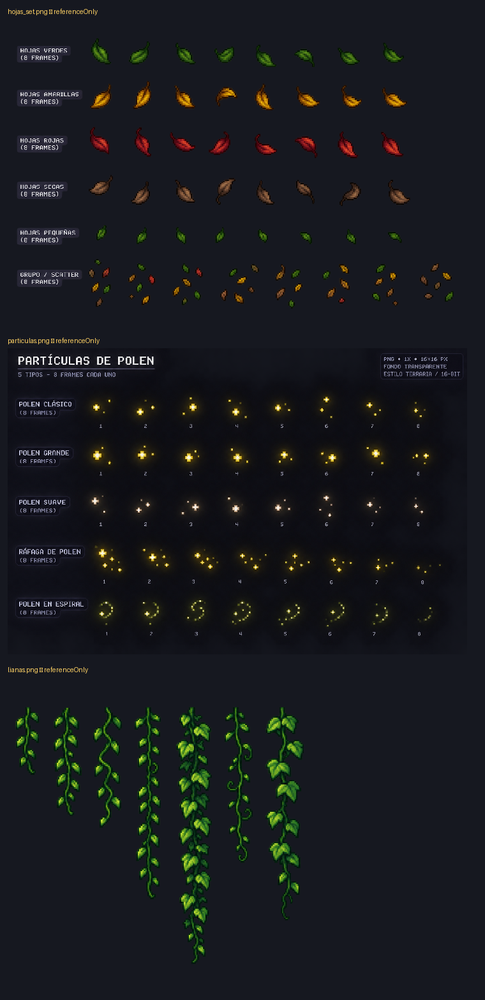
#> input picture prepared-assets/phase1/ambient-runtime/qa/source-sheets-contact-sheet.png, 485 x 1000 px, shrunk from 760 x 1568 before the run
$ python make_tileable.py ../../../prepared-assets/phase1/ambient-runtime/qa/source-sheets-contact-sheet.png out.png
#> lines starting #> are read from the running program, lines starting #| are printed output that depends on the picture; after the words box and inside, x2 and y2 are one past the last pixel; in counts of white or black regions, pixels touching at a corner belong together
#> in make_tileable, data is the input picture: shape (1000, 485, 4); mean R, G, B, A 24.2, 26.2, 29.8, 255
#!/usr/bin/env python3
"""Make generated pixel-art textures tile seamlessly without blurring them.

The image is combined with a copy rolled by half its size: the original is
kept in the middle and the rolled copy (whose edges are continuous) at the
borders. The switch between them follows a minimum-error cut through each
overlap band, so it runs along existing cluster outlines instead of
cross-fading or dithering pixels.

    python make_tileable.py in.png out.png --axes x      # horizontal strips
    python make_tileable.py in.png out.png --axes xy     # all four edges
"""

from __future__ import annotations

import argparse

import numpy as np
from PIL import Image


def min_cut(cost: np.ndarray) -> np.ndarray:
    """Column index per row of the cheapest top-to-bottom 8-connected path."""
    h, w = cost.shape
    total = cost.copy()
    for y in range(1, h):
        prev = total[y - 1]
        left = np.concatenate(([np.inf], prev[:-1]))
        right = np.concatenate((prev[1:], [np.inf]))
        total[y] += np.minimum(prev, np.minimum(left, right))
    path = np.empty(h, dtype=int)
    path[-1] = int(np.argmin(total[-1]))
    for y in range(h - 2, -1, -1):
        x = path[y + 1]
        lo, hi = max(0, x - 1), min(w, x + 2)
        path[y] = lo + int(np.argmin(total[y, lo:hi]))
    return path


def tile_columns(data: np.ndarray, band: float) -> np.ndarray:
#> called with band = 0.12
    h, w = data.shape[:2]
#> h = 1000; w = 485
    rolled = np.roll(data, w // 2, axis=1)
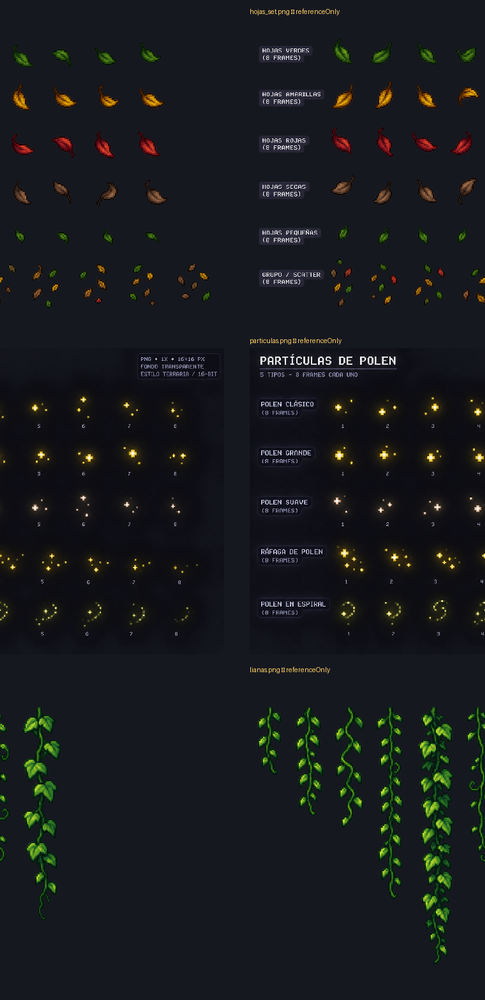
#> rolled: shape (1000, 485, 4); mean R, G, B, A 24.2, 26.2, 29.8, 255
    error = np.abs(data[..., :3].astype(float) - rolled[..., :3].astype(float)).sum(axis=2)
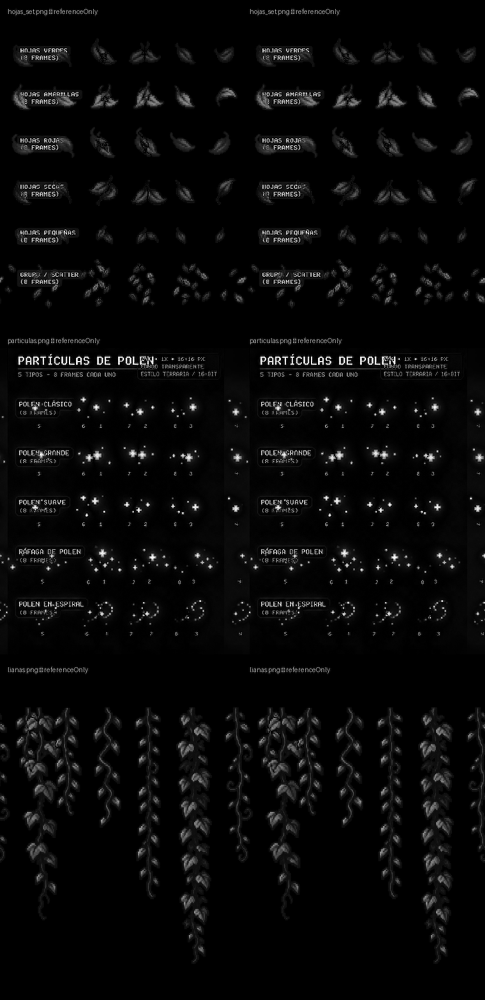
#> error: shape (1000, 485) float64; min 0, max 720, mean 25.1; drawn with min black and max white
    error += np.abs(data[..., 3].astype(float) - rolled[..., 3].astype(float)) * 2
    half = int(w * band)
#> half = 58
    # Original between the two cuts, rolled copy outside them.
    left0, right0 = w // 4 - half, 3 * w // 4 - half
#> left0 = 63; right0 = 305
    left_cut = min_cut(error[:, left0:left0 + 2 * half]) + left0
#> in min_cut, `total = cost.copy()`:
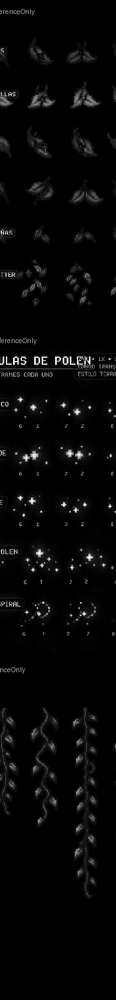
#> total: shape (1000, 116) float64; min 0, max 716, mean 20.3; drawn with min black and max white
#> after the loop in min_cut, `for y in range(1, h):`:
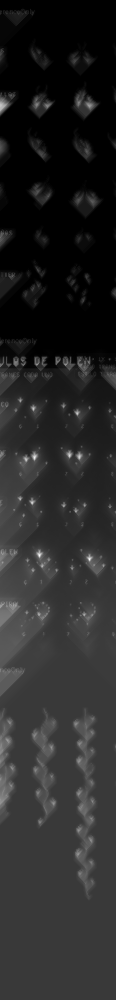
#> total: shape (1000, 116) float64; min 0, max 3057, mean 473; drawn with min black and max white
#> after the loop in min_cut, `for y in range(h - 2, -1, -1):`: path = 1000 values, max 107 at index 435, min 0 at index 119, mean 38.29
#> left_cut = 1000 values, max 170 at index 435, min 63 at index 119, mean 101.3
    right_cut = min_cut(error[:, right0:right0 + 2 * half]) + right0
#> right_cut = 1000 values, max 412 at index 437, min 305 at index 120, mean 343
    columns = np.arange(w)[None, :]
    keep = (columns >= left_cut[:, None]) & (columns < right_cut[:, None])
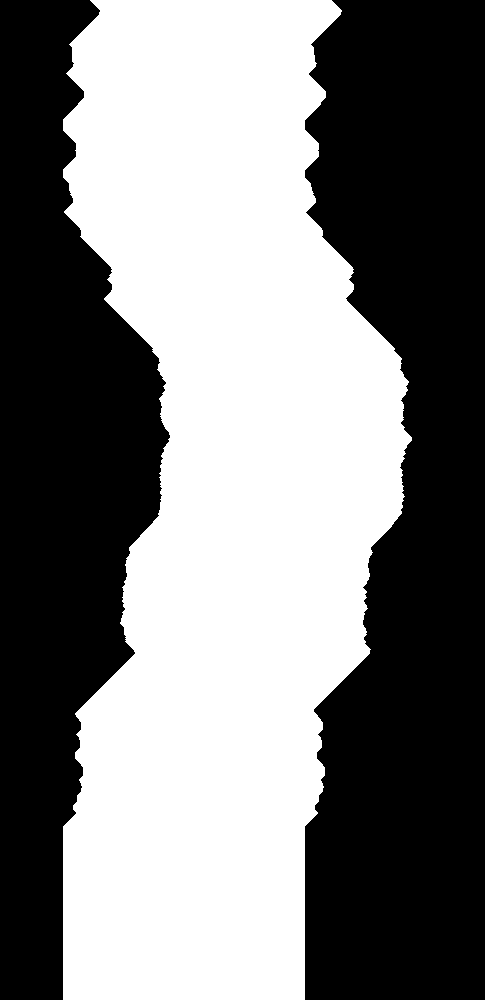
#> keep: shape (1000, 485) bool; 49.8% white; 1 white region, box (x1, y1, x2, y2) and area: (63, 0, 412, 1000) 241687
    return np.where(keep[..., None], data, rolled)
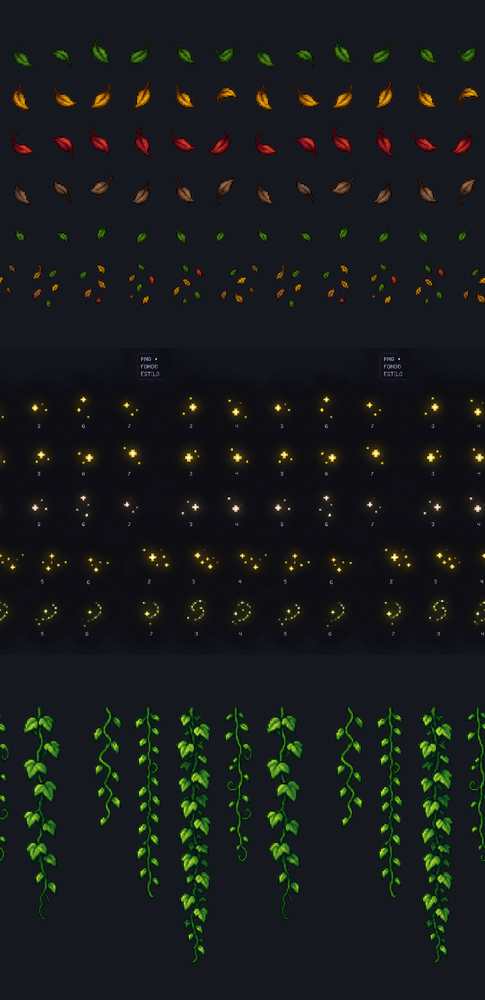
#> returned value: shape (1000, 485, 4); mean of channels 0, 1, 2, 3 23.9, 26.7, 27.7, 255; drawn as R, G, B


def make_tileable(image: Image.Image, axes: str, band: float) -> Image.Image:
    data = np.asarray(image.convert("RGBA"))
    if "x" in axes:
        data = tile_columns(data, band)
    if "y" in axes:
        data = tile_columns(data.transpose(1, 0, 2), band).transpose(1, 0, 2)
    return Image.fromarray(np.ascontiguousarray(data).astype(np.uint8), "RGBA")


def main() -> None:
    parser = argparse.ArgumentParser(description=__doc__, formatter_class=argparse.RawDescriptionHelpFormatter)
    parser.add_argument("source")
    parser.add_argument("output")
    parser.add_argument("--axes", choices=["x", "y", "xy"], default="x")
    parser.add_argument("--band", type=float, default=0.12, help="half-width of each cut band, as a fraction of the size")
    args = parser.parse_args()
    make_tileable(Image.open(args.source), args.axes, args.band).save(args.output, optimize=True)
    print(args.output)


if __name__ == "__main__":
    main()

$ run again, on prepared-assets/phase1/ambient-runtime/qa/runtime-ready-contact-sheet.png
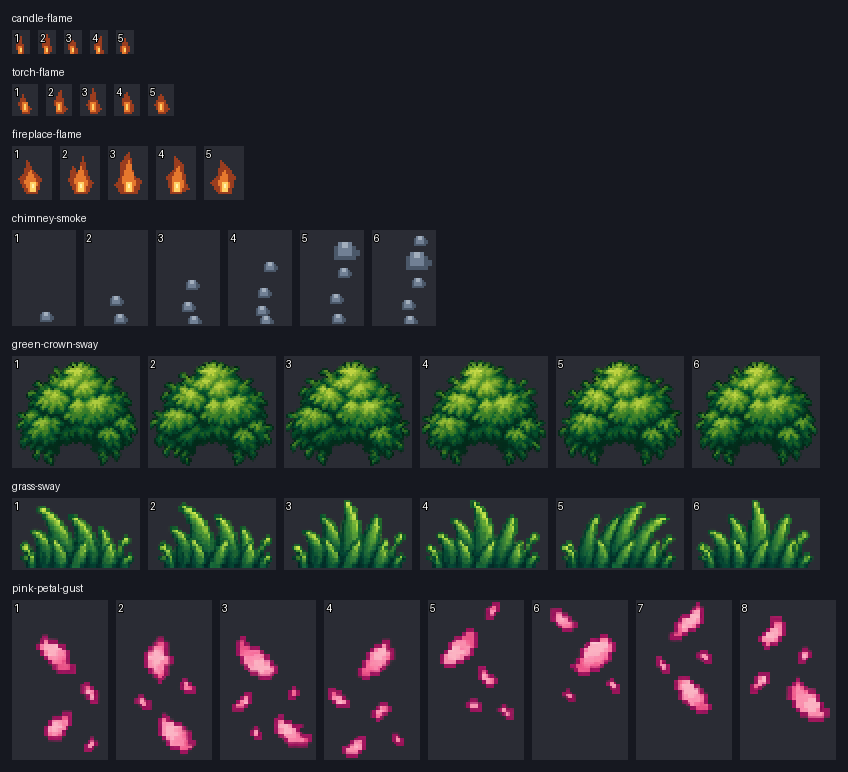
#> input picture prepared-assets/phase1/ambient-runtime/qa/runtime-ready-contact-sheet.png, 848 x 772 px
#> in make_tileable, data is the input picture: shape (772, 848, 4); mean R, G, B, A 37.2, 42.5, 43.2, 255
#> after the loop in min_cut, `for y in range(1, h):`:
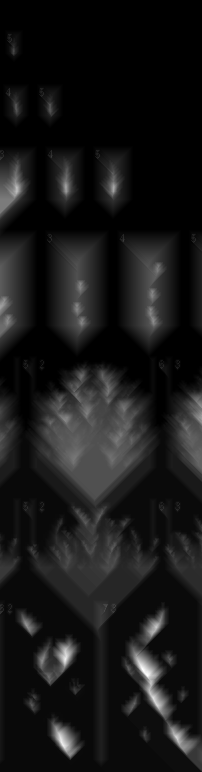
#> total: shape (772, 202) float64; min 0, max 6186, mean 581.2; drawn with min black and max white
#> after the loop in min_cut, `for y in range(h - 2, -1, -1):`: path = 772 values, max 37 at index 146, min 0 at index 0, mean 18.94
#> left_cut = 772 values, max 148 at index 146, min 111 at index 0, mean 129.9
#> right_cut = 772 values, max 572 at index 146, min 535 at index 0, mean 553.9
#> keep: shape (772, 848) bool; 50% white; 1 white region, box (x1, y1, x2, y2) and area: (111, 0, 572, 772) 327328
#> in tile_columns, `return np.where(keep[..., None], data, rolled)`:
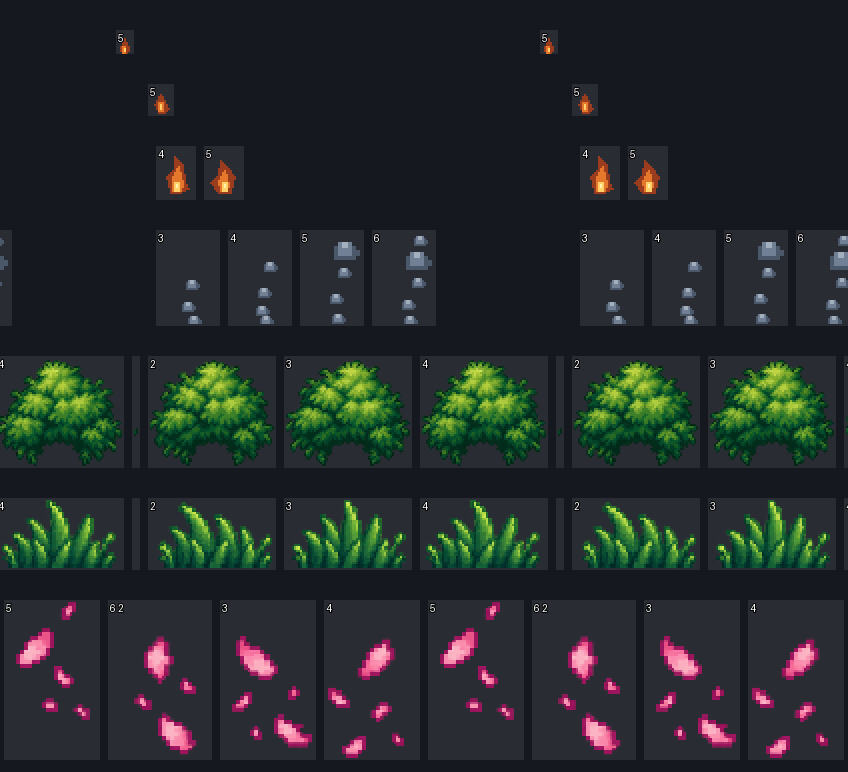
#> returned value: shape (772, 848, 4); mean of channels 0, 1, 2, 3 37.2, 42.6, 43.5, 255; drawn as R, G, B
